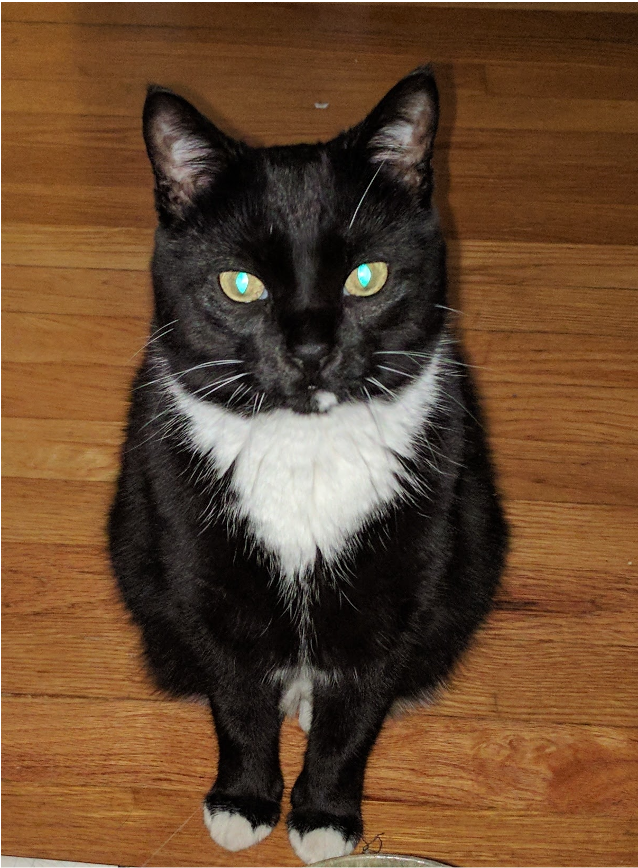
#> input picture hide_text.png, 638 x 868 px; the run also reads 1 picture not shown here
$ python extract.py
#> lines starting #> are read from the running program, lines starting #| are printed output that depends on the picture
import numpy as np
import imageio

def extract_lsb_from_image(image_path, bit_count):
#> called with image_path = 'hide_text.png', bit_count = 32
    img = imageio.v2.imread(image_path)
#> img is the input picture: shape (868, 638, 4); mean R, G, B, A 101.7, 71, 45.4, 253.8
    height, width, _ = img.shape
#> height = 868; width = 638
    lsb_data = []
    count = 0
    for r in range(height):
        for c in range(width):
            if count >= bit_count:
                break
            pixel = img[r, c]
            lsb_data.extend([pixel[0] & 1, pixel[1] & 1, pixel[2] & 1])
            count += 3  # three bits per pixel; rgb
#> after the loop, count = 33; lsb_data = 33 values, max 1 at index 22, min 0 at index 0, mean 0.152
    return lsb_data[:bit_count]

def binary_to_int(binary_list):
    binary_str = ''.join(str(b) for b in binary_list)
    return int(binary_str, 2)

if __name__ == "__main__":
    # first, do the text
    header_bits = extract_lsb_from_image("hide_text.png", 32)#32: header here
#> header_bits = 32 values, max 1 at index 22, min 0 at index 0, mean 0.156
    message_length = binary_to_int(header_bits)
#> message_length = 569
    total_bits_needed = 32 + (message_length * 8)
#> total_bits_needed = 4584
    message_bits = extract_lsb_from_image("hide_text.png", total_bits_needed)[32:]
#> message_bits = 4552 values, max 1 at index 1, min 0 at index 0, mean 0.447
    message = ''.join(chr(binary_to_int(message_bits[i:i+8])) for i in range(0, len(message_bits), 8))
    with open("hide_text.txt", "w") as file:
        file.write(message)
    # then, create image
        header_bits = extract_lsb_from_image("hide_image.png", 64)#64: header here for imagw
#> header_bits = 64 values, max 1 at index 26, min 0 at index 0, mean 0.0938
    height = binary_to_int(header_bits[:32]) # before 32
#> height = 60
    width = binary_to_int(header_bits[32:]) # after 32
#> width = 80
    total_bits_needed = 64 + (height * width * 3 * 8) #*3 because of rgb again
#> total_bits_needed = 115264
    pixel_bits = extract_lsb_from_image("hide_image.png", total_bits_needed)[64:]
#> pixel_bits = 115200 items
    img_array = np.zeros((height, width, 3), dtype=np.uint8)
    idx = 0
    for r in range(height):
        for c in range(width):
            for channel in range(3):
                byte = pixel_bits[idx:idx+8]
                img_array[r, c, channel] = binary_to_int(byte)
                idx += 8
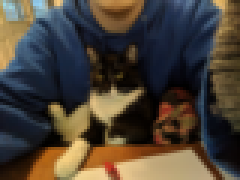
#> img_array: shape (60, 80, 3) (shown 3 times larger); mean of channels 0, 1, 2 74.3, 65.3, 54.8; drawn as R, G, B
#> after the loop, idx = 115200

    decoded_image_path = "decoded_image.png"
#> decoded_image_path = 'decoded_image.png'
    imageio.imwrite(decoded_image_path, img_array)
